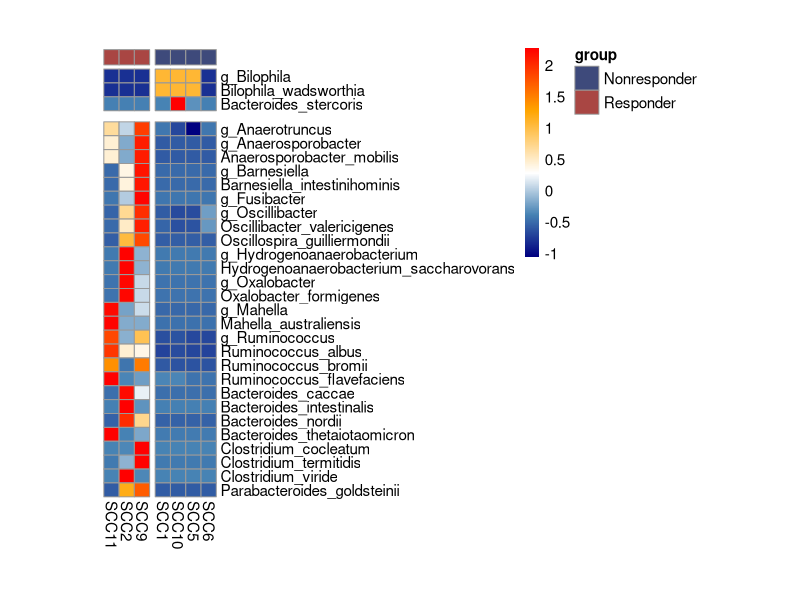

The R script that drew this image: (Note: this script raises an error after producing the figure.)
## ---- chunk 1

rm(list=ls())
library(ggplot2)
library(vegan)
library(permute)
library(lattice)
library(plyr)
library(getopt)
library(ggfortify)
library(ade4)
library(ggpubr)
library(pheatmap)
library(cowplot)
library(reshape2)
color=c("#A94643","#3E4A7B","#BCBDB8")

## ---- chunk 2
group = read.csv("../analysis/A01.1-add-meta/non-melanoma-cohort-sample_10_10.csv",check.names = F)
group = group[order(group$days.sample.collect),]
group = group[order(match(group$patient_rename,unique(group$patient_rename))),]
group = group[order(match(group$clinical.response,c("Responder","Nonresponder","Stable_Disease","Other"))),]
group = group[order(match(group$Tumor,unique(group$Tumor))),]

ID = unique(group$patient_rename)
rownames(group)=group$sample_id

first_sample = NULL
for(i in ID){
  tmp = group[group$patient_rename == i,]
  tmp = tmp[tmp$days.sample.collect == min(tmp$days.sample.collect),]
  first_sample = rbind(first_sample,tmp)
}

first_sample = as.data.frame(first_sample[first_sample$days.sample.collect < 180,])


first_sample = first_sample[first_sample$Tumor == "SCC",]
squamous = group[group$Tumor == "SCC",]

squamous$time_group = NA

for (i in 1:nrow(squamous)){
  if (squamous[i,"days.sample.collect"] < 180){
     squamous[i,"time_group"] = "<180 days"
  }
  else if (squamous[i,"days.sample.collect"] >=180 & squamous[i,"days.sample.collect"]< 360){
     squamous[i,"time_group"] = "180-360 days"
  }
  else if (squamous[i,"days.sample.collect"] >= 360){
     squamous[i,"time_group"] = ">=360 days"
  }}

## ---- chunk 3
color2 = c("#FC8002","#4995C6","#369F2D") 
alpha_diversity=read.csv("../analysis/A01.1-add-meta/jhmi-sears-non-melanoma.alpha-diversity.txt",sep="\t",row.names = 1,check.names = F)
res_squamous = squamous[squamous$clinical.response == "Responder",]
alpha_diversity=alpha_diversity[rownames(res_squamous),]
alpha_diversity$Treatment_Duration = factor(res_squamous$time_group,levels=c("<180 days","180-360 days",">=360 days"))
alpha_diversity$ICI_response = factor(res_squamous$clinical.response,c( "Responder","Nonresponder"))

format = theme(panel.grid.major = element_blank(),
        panel.grid.minor = element_blank(),
      axis.text=element_text(size=12,colour="black"),text=element_text(size=12,colour="black"),
      axis.title = element_text(size=12,colour="black"),plot.title = element_text(size = 12),
      #axis.text.x = element_text(angle = 90, hjust = 1),
      axis.ticks.x = element_blank(),legend.position = "none",
        axis.text.x = element_blank())

p1 = ggplot(alpha_diversity, aes(x =Treatment_Duration, y = shannon,fill=Treatment_Duration))+scale_fill_manual(values=color2)+ 
  geom_boxplot(width=0.4,show.legend = FALSE) + 
geom_point(position = position_jitter(0.1))+
  stat_summary(fun=median,geom='crossbar',size=0.6,width=0.2)+
  stat_compare_means(comparisons =list(c("<180 days","180-360 days"),c("<180 days",">=360 days"),c(">=360 days","180-360 days")),method = 'wilcox.test',size=4)+
  coord_cartesian(ylim = c(min(alpha_diversity$shannon),max(alpha_diversity$shannon)*1.3))+ 
  theme_bw()+ggtitle("Shannon Index")+theme(axis.title.x = element_blank())+format+ylab("")

p2 = ggplot(alpha_diversity, aes(x =Treatment_Duration, y = simpson_reciprocal,fill=Treatment_Duration))+scale_fill_manual(values=color2)+ 
  geom_boxplot(width=0.4,show.legend = FALSE) + 
geom_point(position = position_jitter(0.1))+
  stat_summary(fun=median,geom='crossbar',size=0.6,width=0.2)+
  stat_compare_means(comparisons =list(c("<180 days","180-360 days"),c("<180 days",">=360 days"),c(">=360 days","180-360 days")),method = 'wilcox.test',size=4)+
  coord_cartesian(ylim = c(min(alpha_diversity$simpson_reciprocal),max(alpha_diversity$simpson_reciprocal)*1.3))+ 
  theme_bw()+ggtitle("Simpson_reciprocal")+theme(axis.title.x = element_blank(),axis.title.y = element_blank())+format
#ggsave(p2,file="./squamous/baseline_alpha_diversity_simpson_reciprocal.pdf", width=4, height=3.5)


p3 = ggplot(alpha_diversity, aes(x =Treatment_Duration, y = chao1,fill=Treatment_Duration))+scale_fill_manual(values=color2)+ 
  geom_boxplot(width=0.4,show.legend = FALSE) + 
geom_point(position = position_jitter(0.1))+
  stat_summary(fun=median,geom='crossbar',size=0.6,width=0.2)+
  stat_compare_means(comparisons =list(c("<180 days","180-360 days"),c("<180 days",">=360 days"),c(">=360 days","180-360 days")),method = 'wilcox.test',size=4)+
  coord_cartesian(ylim = c(min(alpha_diversity$chao1),max(alpha_diversity$chao1)*1.3))+ 
  theme_bw()+ggtitle("Chao1")+theme(axis.title.x = element_blank(),axis.title.y = element_blank())+format
#ggsave(p3,file="./squamous/baseline_alpha_diversity_chao1.pdf", width=4, height=3.5)



p4 = ggplot(alpha_diversity, aes(x =Treatment_Duration, y = observed_species,fill=Treatment_Duration))+scale_fill_manual(values=color2)+ 
  geom_boxplot(width=0.4) + 
geom_point(position = position_jitter(0.1))+
  stat_summary(fun=median,geom='crossbar',size=0.6,width=0.2)+
  stat_compare_means(comparisons =list(c("<180 days","180-360 days"),c("<180 days",">=360 days"),c(">=360 days","180-360 days")),method = 'wilcox.test',size=4)+
  coord_cartesian(ylim = c(min(alpha_diversity$observed_species),max(alpha_diversity$observed_species)*1.3))+ 
  theme_bw()+ggtitle("Observed_species")+theme(axis.title.x = element_blank(),axis.title.y = element_blank())+
  theme(panel.grid.major = element_blank(),
        panel.grid.minor = element_blank(),plot.title = element_text(size = 12),
      axis.text=element_text(size=12,colour="black"),text=element_text(size=12,colour="black"),
      #axis.text.x = element_text(angle = 90, hjust = 1),
      axis.title =element_text(size=12,colour="black"),
      axis.ticks.x = element_blank(),
        axis.text.x = element_blank(),
      legend.text = element_text(size=12),
      legend.title = element_text(size=12))

          #labels = "A"                                        # Labels of the scatter plot




## ---- chunk 4

dat = read.csv("../analysis/differential_analysis/combined/SCC/differential_genus_species.csv",row.names = 1)
dat = as.data.frame(t(dat))
first_sample = first_sample[order(first_sample$patient_rename),]
first_sample = first_sample[first_sample$clinical.response %in% c("Responder","Nonresponder"),]
first_sample = first_sample[order(match(first_sample$clinical.response,c("Responder","Nonresponder"))),]
dat = dat[first_sample$patient_rename,]
rownames(dat) = first_sample$patient_rename

anncolo_all = list(group = c("Nonresponder"="#3E4A7B","Responder" ="#A94643"))

ann_col=data.frame(group=first_sample$clinical.response)
rownames(ann_col)=rownames(dat)

nrow(ann_col[ann_col$group =="Responder",])

dat=as.data.frame(scale(dat))
bk1 <- c(seq(floor(min(dat)),0,by=0.01))
bk2 <- c(seq(0,ceiling(max(dat)),by=0.01))

pheatmap(t(dat),cellheight = 10,cellwidth = 11,cluster_rows = F,
           annotation_col = ann_col,fontsize = 11,
           annotation_names_row=FALSE,annotation_names_col = FALSE,annotation_legend = TRUE,
         gaps_col = c(nrow(first_sample[first_sample$clinical.response == unique(first_sample$clinical.response)[1],])),
         gaps_row = c(3,3),
           annotation_colors = anncolo_all,
           cluster_cols = F,show_colnames=T,
  	color = c(colorRampPalette(colors = c("navy","SteelBlue","white"))(length(bk1)),
                                              colorRampPalette(colors = c("white","orange","red"))(length(bk2))),
  	)->y

  B<-plot_grid(y$gtable)


## ---- chunk 5
dat=read.csv("../analysis/A01.1-add-meta/jhmi-sears-non-melanoma.genus.txt",sep="\t",row.names = 1,check.names = F)

alltumor = read.csv("../analysis/differential_analysis/combined/3_tumor/genus/differential_select.txt",sep="\t",row.names = 1,check.names = F)
SCC = read.csv("../analysis/differential_analysis/combined/SCC/genus/differential_select.txt",sep="\t",row.names = 1,check.names = F)
diff = intersect(rownames(alltumor),rownames(SCC))

dat = dat[,diff]
dat = dat[rownames(first_sample),]

rownames(dat) = first_sample$patient_rename
dat$response = first_sample$clinical.response
colnames(dat) = gsub('.*.g_','',colnames(dat))
#plot = melt(dat,id="response")
color = c("Nonresponder"="#3E4A7B","Responder" ="#A94643")
format = theme(panel.grid.major = element_blank(),
        panel.grid.minor = element_blank(),
      axis.text=element_text(size=12,colour="black"),text=element_text(size=12,colour="black"),
      plot.title =element_text(size=12,colour="black",hjust = 0.5),
      axis.title = element_text(size=12,colour="black"),
      #axis.text.x = element_text(angle = 90, hjust = 1),
      axis.ticks.x = element_blank(),legend.position = "none",
        axis.text.x = element_blank())

Barnesiella = ggplot(dat, aes(x =response, y =Barnesiella ,fill=response))+
  geom_boxplot(width=0.4) + 
  geom_point(aes(fill=response),shape=21,size=2,alpha=0.8)+scale_fill_manual(values=color)+ scale_colour_manual(values=color)+ 
  #stat_summary(fun=median,geom='crossbar',size=0.6,width=0.2)+
  stat_compare_means(comparisons =list(c("Responder","Nonresponder")),method = 'wilcox.test',size=4)+
  coord_cartesian(ylim = c(min(dat$Barnesiella)*0.9,max(dat$Barnesiella)*1.2))+ labs(title="Barnesiella")+
  theme_bw()+xlab("")+ylab("% abundance")+format


Mahella = ggplot(dat, aes(x =response, y =Mahella ,fill=response))+
  geom_boxplot(width=0.4) + 
  geom_point(aes(fill=response),shape=21,size=2,alpha=0.8)+scale_fill_manual(values=color)+ scale_colour_manual(values=color)+ 
  #stat_summary(fun=median,geom='crossbar',size=0.6,width=0.2)+
  stat_compare_means(comparisons =list(c("Responder","Nonresponder")),method = 'wilcox.test',size=4)+
  coord_cartesian(ylim = c(min(dat$Mahella)*0.9,max(dat$Mahella)*1.2))+ labs(title="Mahella")+
  theme_bw()+xlab("")+ylab("% abundance")+format+theme(axis.title.y = element_blank())


Hydrogenoanaerobacterium = ggplot(dat, aes(x =response, y =Hydrogenoanaerobacterium ,fill=response))+
  geom_boxplot(width=0.4) + 
  geom_point(aes(fill=response),shape=21,size=2,alpha=0.8)+scale_fill_manual(values=color)+ scale_colour_manual(values=color)+ 
  #stat_summary(fun=median,geom='crossbar',size=0.6,width=0.2)+
  stat_compare_means(comparisons =list(c("Responder","Nonresponder")),method = 'wilcox.test',size=4)+
  coord_cartesian(ylim = c(min(dat$Hydrogenoanaerobacterium)*0.9,max(dat$Hydrogenoanaerobacterium)*1.2))+ labs(title="Hydrogenoanaerobacterium")+
  theme_bw()+xlab("")+ylab("% abundance")+format+theme(axis.title.y = element_blank())


Ruminococcus = ggplot(dat, aes(x =response, y =Ruminococcus ,fill=response))+
  geom_boxplot(width=0.4) + 
  geom_point(aes(fill=response),shape=21,size=2,alpha=0.8)+scale_fill_manual(values=color)+ scale_colour_manual(values=color)+ 
  #stat_summary(fun=median,geom='crossbar',size=0.6,width=0.2)+
  stat_compare_means(comparisons =list(c("Responder","Nonresponder")),method = 'wilcox.test',size=4)+
  coord_cartesian(ylim = c(min(dat$Ruminococcus)*0.9,max(dat$Ruminococcus)*1.2))+labs(title="Ruminococcus")+
  theme_bw()+xlab("")+ylab("% abundance")+format+theme(axis.title.y = element_blank())


combine_D = ggarrange(Barnesiella, Mahella ,Hydrogenoanaerobacterium,Ruminococcus,ncol = 2,nrow=2)

## ---- chunk 6
Fig3 = ggarrange( ggarrange(p1,p2, p3,p4,ncol = 4,widths  = c(1, 1, 1.1,2)),
                  ggarrange(B, combine_D,ncol = 2,widths  = c(1,0.6),labels = c("B","C")),
                   nrow = 2,heights  = c(1,2),labels=c("A",""))


ggsave(Fig3,file="../analysis/Graph/Fig 3.pdf", width=10.5, height=8.5)
